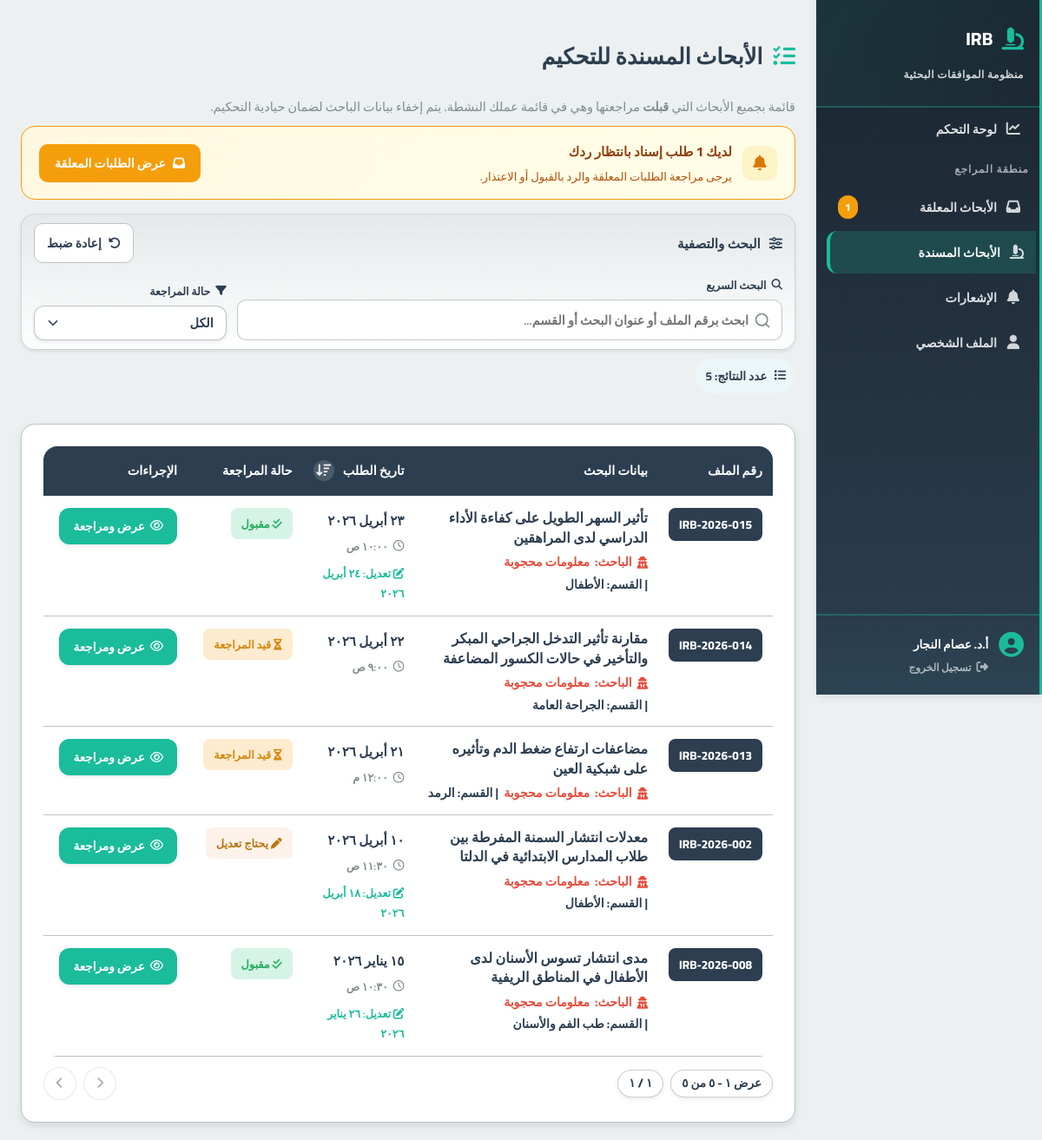
The page /features/reviewer/assigned_reserches.php (signed in) on the database its author committed.
### tables this page shows
CREATE TABLE reviews (
    id INT AUTO_INCREMENT PRIMARY KEY,
    application_id INT,
    reviewer_id INT,
    assigned_by INT,
    assigned_at TIMESTAMP DEFAULT CURRENT_TIMESTAMP,
    assignment_status ENUM('awaiting_acceptance','accepted','refused','timed_out') DEFAULT 'awaiting_acceptance',
    decision ENUM('pending','approved','needs_modification','rejected') DEFAULT 'pending',
    refusal_reason TEXT NULL,
    reviewed_at TIMESTAMP NULL,
    FOREIGN KEY (application_id) REFERENCES applications(id) ON DELETE CASCADE,
    FOREIGN KEY (reviewer_id) REFERENCES users(id),
    FOREIGN KEY (assigned_by) REFERENCES users(id)
);

CREATE TABLE applications (
    id INT AUTO_INCREMENT PRIMARY KEY,
    student_id INT,
    serial_number VARCHAR(50) UNIQUE,
    title TEXT,
    principal_investigator VARCHAR(255),
    co_investigators JSON,
    current_stage ENUM(
        'pending_admin', 'awaiting_initial_payment', 'awaiting_sample_calc',
        'awaiting_sample_payment', 'under_review','approved_by_reviewer','approved', 'rejected'
    ) DEFAULT 'pending_admin',
    is_blinded BOOLEAN DEFAULT TRUE,
    created_at TIMESTAMP DEFAULT CURRENT_TIMESTAMP,
    updated_at TIMESTAMP DEFAULT CURRENT_TIMESTAMP ON UPDATE CURRENT_TIMESTAMP,
    FOREIGN KEY (student_id) REFERENCES users(id) ON DELETE CASCADE,
    INDEX(student_id),
    INDEX(current_stage)
);

CREATE TABLE users (
    id INT AUTO_INCREMENT PRIMARY KEY,
    role ENUM('student','admin','sample_officer','reviewer','manager') NOT NULL,
    full_name VARCHAR(255),
    email VARCHAR(255) UNIQUE,
    password_hash VARCHAR(255),
    national_id VARCHAR(20),
    phone_number VARCHAR(20),
    faculty VARCHAR(150),
    department VARCHAR(150),
    id_front_url VARCHAR(255),
    id_back_url VARCHAR(255),
    is_active BOOLEAN DEFAULT FALSE,
    created_at TIMESTAMP DEFAULT CURRENT_TIMESTAMP
);

### features/reviewer/assigned_reserches.php (the view, shortened to what the rows shown need)
<?php
require_once __DIR__ . '/../../classes/Reviews.php';
require_once __DIR__ . '/../../includes/irb_helpers.php';
$reviewsObj = new Reviews();
$reviewer_id = $_SESSION['user_id'];
$assignments = $reviewsObj->getReviewerAssignments($reviewer_id);
?>
<!DOCTYPE html>
<html lang="ar" dir="rtl">
<head>
    <link rel="stylesheet" href="https://cdnjs.cloudflare.com/ajax/libs/font-awesome/6.4.0/css/all.min.css">
    <link rel="stylesheet" href="/irb-digital-system/includes/style.css">
    <link rel="stylesheet" href="/irb-digital-system/assets/css/global.css">
    <link rel="stylesheet" href="/irb-digital-system/assets/css/irb-select.css">
    <link rel="stylesheet" href="/irb-digital-system/assets/css/irb-pagination.css">
</head>
<body>
    <?php include __DIR__ . '/../../includes/sidebar.php'; ?>
    <div class="content">
        <h2 class="page-title">
            <i class="fa-solid fa-list-check"></i>
            الأبحاث المسندة للتحكيم
        </h2>
        <?php
        $pendingCount = count($reviewsObj->getPendingAssignments($reviewer_id));
        ?>
        <div class="data-card">
            <div class="table-wrap">
                <table class="data-table">
                    <thead>
                        <tr>
                            <th width="12%">رقم الملف</th>
                            <th width="37%">بيانات البحث</th>
                            <th width="15%" class="sortable-header">
                                <button type="button" id="dateSortHeader" class="sortable-button" aria-label="ترتيب حسب تاريخ التقديم">
                                    <span>تاريخ الطلب</span>
                                    <span class="sort-direction" id="dateSortIcon"><i class="fa-solid fa-arrow-down-wide-short"></i></span>
                                </button>
                            </th>
                            <th width="16%">حالة المراجعة</th>
                            <th width="20%">الإجراءات</th>
                        </tr>
                    </thead>
                    <tbody id="applicationsTableBody">
                        <?php if (empty($assignments)): ?>
                            <tr>
                                <td colspan="5">
                                    <div class="empty-state">
                                        <i class="fa-solid fa-inbox"></i>
                                        <p style="font-weight: 700; font-size: 1.05rem;">لا توجد أبحاث مسندة إليك</p>
                                        <p style="font-size: 0.9rem;">سيتم إشعارك عند تعيين بحث جديد لمراجعته.</p>
                                    </div>
                                </td>
                            </tr>
                        <?php else: ?>
                            <?php foreach ($assignments as $app):
                                $searchBlob = strtolower(trim($app['serial_number'] . ' ' . $app['title'] . ' ' . $app['principal_investigator'] . ' ' . ($app['department'] ?? '') . ' ' . irb_format_arabic_date($app['created_at'])));
                                $applicationDate = irb_format_arabic_date($app['created_at']);
                                $applicationTime = irb_format_arabic_time($app['created_at']);
                                $isRedacted = ($app['principal_investigator'] === "معلومات محجوبة");
                            ?>
                                <tr
                                    data-search="<?= htmlspecialchars($searchBlob, ENT_QUOTES, 'UTF-8') ?>"
                                    data-status="<?= htmlspecialchars($app['decision']) ?>"
                                    data-date="<?= htmlspecialchars($app['created_at']) ?>"
                                >
                                    <td>
                                        <span class="badge-serial"><?= htmlspecialchars($app['serial_number']) ?></span>
                                    </td>
                                    <td>
                                        <div class="app-title">
                                            <?= htmlspecialchars($app['title']) ?>
                                        </div>
                                        <div class="app-investigator <?= $isRedacted ? 'redacted' : '' ?>">
                                            <?php if ($isRedacted): ?>
                                                <i class="fa-solid fa-user-secret"></i>
                                            <?php else: ?>
                                                <i class="fa-solid fa-user-doctor"></i>
                                            <?php endif; ?>
                                            <strong>الباحث:</strong>
                                            <?= htmlspecialchars($app['principal_investigator']) ?>
                                            <?php if (!empty($app['department'])): ?>
                                                <span class="app-department">| القسم: <?= htmlspecialchars($app['department']) ?></span>
                                            <?php endif; ?>
                                        </div>
                                    </td>
                                    <td>
                                        <div class="date-cell">
                                            <span class="date-main"><?= htmlspecialchars($applicationDate) ?></span>
                                            <small class="date-time">
                                                <i class="fa-regular fa-clock"></i>
                                                <?= htmlspecialchars($applicationTime) ?>
                                            </small>
                                            <?php if (!empty($app['reviewed_at'])): ?>
                                                <small style="margin-top: 4px; color: var(--accent-base);">
                                                    <i class="fa-solid fa-pen-to-square"></i>
                                                    تعديل: <?= htmlspecialchars(irb_format_arabic_date($app['reviewed_at'])) ?>
                                                </small>
                                            <?php endif; ?>
                                        </div>
                                    </td>
                                    <td>
                                        <?php if($app['decision'] === 'pending'): ?>
                                            <span class="status-badge pending">
                                                <i class="fa-solid fa-hourglass-half"></i> قيد المراجعة
                                            </span>
                                        <?php elseif($app['decision'] === 'approved'): ?>
                                            <span class="status-badge approved">
                                                <i class="fa-solid fa-check-double"></i> مقبول
                                            </span>
                                        <?php elseif($app['decision'] === 'needs_modification'): ?>
                                            <span class="status-badge needs_modification">
                                                <i class="fa-solid fa-pen"></i> يحتاج تعديل
                                            </span>
                                        <?php elseif($app['decision'] === 'rejected'): ?>
                                            <span class="status-badge rejected">
                                                <i class="fa-solid fa-xmark"></i> مرفوض
                                            </span>
                                        <?php else: ?>
                                            <span class="status-badge">
                                                <?= htmlspecialchars($app['decision']) ?>
                                            </span>
                                        <?php endif; ?>
                                    </td>
                                    <td>
                                        <a href="review_form.php?application_id=<?= $app['application_id'] ?>" class="btn-action">
                                            <i class="fa-regular fa-eye"></i>
                                            عرض ومراجعة
                                        </a>
                                    </td>
                                </tr>
                            <?php endforeach; ?>
                        <?php endif; ?>
                    </tbody>
                </table>
            </div>
        </div>
    </div>
</body>
</html>

### rows shown on the page
reviews: application.serial_number "IRB-2026-015", application.title "تأثير السهر الطويل على كفاءة الأداء الدراسي لدى المراهقين", principal_investigator "معلومات محجوبة", users.department "الأطفال", application.created_at "٢٣ أبريل ٢٠٢٦", application.created_at "١٠:٠٠ ص", reviewed_at "٢٤ أبريل ٢٠٢٦", decision "approved" (drawn)
reviews: application.serial_number "IRB-2026-014", application.title "مقارنة تأثير التدخل الجراحي المبكر والتأخير في حالات الكسور المضاعفة", principal_investigator "معلومات محجوبة", users.department "الجراحة العامة", application.created_at "٢٢ أبريل ٢٠٢٦", application.created_at "٩:٠٠ ص", decision "pending" (drawn)
reviews: application.serial_number "IRB-2026-013", application.title "مضاعفات ارتفاع ضغط الدم وتأثيره على شبكية العين", principal_investigator "معلومات محجوبة", users.department "الرمد", application.created_at "٢١ أبريل ٢٠٢٦", application.created_at "١٢:٠٠ م", decision "pending" (drawn)
reviews: application.serial_number "IRB-2026-002", application.title "معدلات انتشار السمنة المفرطة بين طلاب المدارس الابتدائية في الدلتا", principal_investigator "معلومات محجوبة", users.department "الأطفال", application.created_at "١٠ أبريل ٢٠٢٦", application.created_at "١١:٣٠ ص", reviewed_at "١٨ أبريل ٢٠٢٦", shows "يحتاج تعديل"
reviews: application.serial_number "IRB-2026-008", application.title "مدى انتشار تسوس الأسنان لدى الأطفال في المناطق الريفية", principal_investigator "معلومات محجوبة", users.department "طب الفم والأسنان", application.created_at "١٥ يناير ٢٠٢٦", application.created_at "١٠:٣٠ ص", reviewed_at "٢٦ يناير ٢٠٢٦", decision "approved" (drawn)

### other values the page prints
$sidebarPendingCount "1"
mb_substr($_SESSION['full_name'], 0, 20, 'UTF-8') "أ.د. عصام النجار"
count($assignments) "5"
